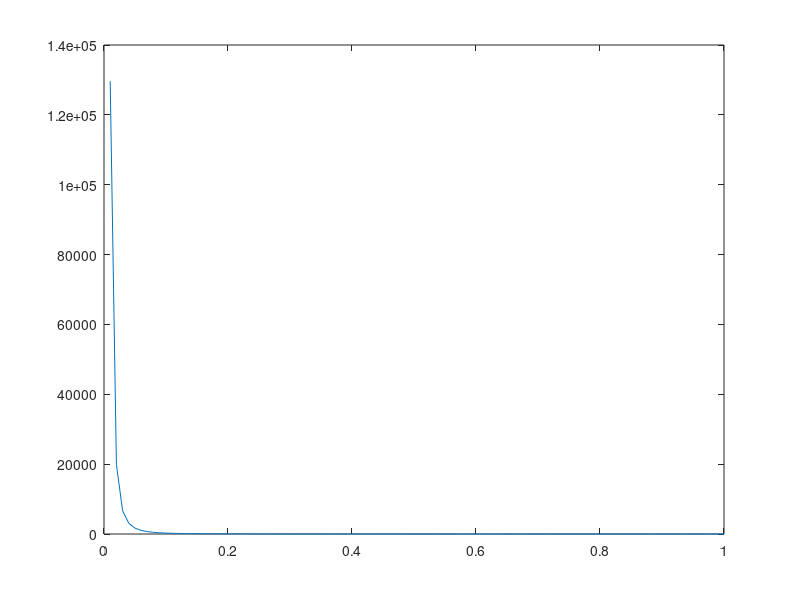

This figure's MATLAB source: (Note: this script raises an error after producing the figure.)

    
c_w = 4.2e6;
c_i = 1.9e6;
c_m = 2e6;
c_o = 2.5e6;
L_sl = 3.34e8;
T0=273.15;
beta_interface = 1./3;

T_min = -60;
sat_waterIce_min = 0.005;

alpha = 8e-4; %(Pa^-1) this is not the same alpha as we have used, it is the conversion form 1/m to 1Pa (factor 10-4)
m=0.19; % n=1.23

n=1./(1-m);

%     alpha = 1.11e-4;
%     n=1.48;
% alpha = 4e-4;
% n=2;
% 
% alpha = 1.49e-4;
% n=1.25;
alpha = 2e-4;
n = 1.37;
% % % 
m=1-1./n;
% T_min = -60;

% T=[T_min:0.01:0]';




LUT_size_gamma = 512;
porosity_max = 0.95;
porosity_min = 0.05;

X = -L_sl./ T0 .* beta_interface;
gamma_max =  ((1-porosity_max).* c_o ) ./ alpha ./ X ./ (porosity_max.* L_sl);
log(-gamma_max)

gamma_min =  ((1-porosity_min).* c_m  + c_i) ./ alpha ./ X ./ (porosity_min.* L_sl);
log(-gamma_min)
gamma_list = linspace(log(-gamma_min), log(-gamma_max), LUT_size_gamma+1);
gamma_list = -exp(gamma_list);

%dimensionless quantities computed from the dimensionless equation

LUT_T_prime = [];
LUT_E_prime = [];

for gamma_index=1:size(gamma_list,2)
    gamma= gamma_list(1,gamma_index);
    
    T_prime_max = alpha .* X .* T_min + ((sat_waterIce_min.^(-1./m)-1)).^(1./n);
    E_prime_min = gamma .* T_prime_max + (1 + T_prime_max.^n).^(-m);
    
    T_prime_max = T_prime_max .*1.1;
    E_prime_min = E_prime_min .*1.1;
    
    
    LUT_size_T = 2.^10;
    
    T_prime2 = linspace(T_prime_max, 0, LUT_size_T+1)';
    E_prime2 = gamma .* T_prime2 + (1 + T_prime2.^n).^(-m);
    

    for count = 1:15
        %             plot(E_prime2)
        %             hold on
        %add points
        add_points_T =[(T_prime2(1:end-1,1) + T_prime2(2:end,1))./2  (3.*T_prime2(1:end-1,1) + T_prime2(2:end,1))./4 (T_prime2(1:end-1,1) + 3.*T_prime2(2:end,1))./4];%midpoints in T
        add_points_E = gamma .* add_points_T + (1 + add_points_T.^n).^(-m);
        
        delta_E_prime2 = repmat(E_prime2(2:end,1) - E_prime2(1:end-1,1), 1, 3) ;
        delta_T_prime2 = repmat(T_prime2(2:end,1) - T_prime2(1:end-1,1), 1, 3);
        add_points_T_interp = repmat(T_prime2(1:end-1),1,3) + (add_points_E - repmat(E_prime2(1:end-1),1,3)) ./ delta_E_prime2 .* delta_T_prime2;
        
        add_points_T = add_points_T(:);
        add_points_E = add_points_E(:);
        mismatch = abs(add_points_T_interp(:) - add_points_T);
        [~,sort_index]=sort(mismatch);
        sort_index=sort_index(end-size(sort_index,1)./3+1:end,1);
        T_prime2 = [T_prime2; add_points_T(sort_index,1)];
        E_prime2 = [E_prime2; add_points_E(sort_index,1)];
        [T_prime2, sort_index] = sort(T_prime2,'descend');
        E_prime2=E_prime2(sort_index,1);
        
        %reduce points
        reduce_points_T = [T_prime2(2:4:end-3,1) T_prime2(3:4:end-2,1) T_prime2(4:4:end-1,1)];
        reduce_points_E = [E_prime2(2:4:end-3,1) E_prime2(3:4:end-2,1) E_prime2(4:4:end-1,1)];
        T_prime2 = T_prime2(1:4:end,1);
        E_prime2 = E_prime2(1:4:end,1);
        
        delta_E_prime2 = repmat(E_prime2(2:end,1) - E_prime2(1:end-1,1), 1, 3) ;
        delta_T_prime2 = repmat(T_prime2(2:end,1) - T_prime2(1:end-1,1), 1, 3);
        reduce_points_T_interp = repmat(T_prime2(1:end-1),1,3) + (reduce_points_E - repmat(E_prime2(1:end-1),1,3)) ./ delta_E_prime2 .* delta_T_prime2;
        
        reduce_points_T = reduce_points_T(:);
        reduce_points_E = reduce_points_E(:);
        mismatch = abs(reduce_points_T_interp(:) - reduce_points_T);
        [~,sort_index]=sort(mismatch);
        sort_index=sort_index(end-size(sort_index,1)./3+1:end,1);
        T_prime2 = [T_prime2; reduce_points_T(sort_index,1)];
        E_prime2 = [E_prime2; reduce_points_E(sort_index,1)];
        [T_prime2, sort_index] = sort(T_prime2,'descend');
        E_prime2 = E_prime2(sort_index,1);
        

        dT_prime2_dgamma = -(E_prime2 - (1+T_prime2.^n).^(-m)) ./ T_prime2.^-2 + n.*m .* T_prime2.^(n-2) .* (1+T_prime2.^n).^(-m-1);
        % dT_prime2_dgamma = 1./dT_prime2_dgamma;
        
    end
    
    LUT_T_prime = [LUT_T_prime T_prime2];
    LUT_E_prime = [LUT_E_prime E_prime2];
    
end

%%
sat_waterIce=[0.01:0.01:1]'
mwp0 = 1./alpha .* ((sat_waterIce.^(-1./m)-1)).^(1./n);

plot(sat_waterIce, mwp0./1000/9.81)
%%
close all
        %---------------interpolate and test
        close all
        store =[];
        test_T = [[-50:0.01:-0.01] -0.001];
        for sat_waterIce = 0.005:0.001:0.15
        %sat_waterIce = 0.01;
        for theta_o = 0.05:0.025:0.95
        %theta_o = 0.05;
        theta_m = 0.;
        porosity = 1 - theta_o - theta_m;

        mwp0 = 1./alpha .* ((sat_waterIce.^(-1./m)-1)).^(1./n);

        C0 = theta_m .* c_m + theta_o .* c_o + porosity .* sat_waterIce .* c_i;
        X = -L_sl./ T0 .* beta_interface;
        L0 = porosity.* L_sl;

        gamma = C0 ./ alpha ./ X ./ L0 ;
        
        
        mpw_test = -L_sl.*test_T./T0 .*beta_interface .* double(test_T<0) + mwp0;
        sat_water_test = double(mpw_test>0) .* (1+(alpha.*mpw_test).^n).^(-m) + double(mpw_test<=0);
        sat_ice_test = sat_waterIce - sat_water_test;
        energy_test = test_T.* (theta_m .* c_m + theta_o .* c_o + porosity .* sat_waterIce .* (c_w .* double(test_T>=0)+ c_i.* double(test_T<0)));
        energy_test = energy_test - double(test_T<0) .* L_sl .* porosity .* (sat_waterIce - sat_water_test);
        
        
        E_prime_test = energy_test ./ L0 + sat_waterIce + C0 .* mwp0 ./ X./ L0; 
        T_prime_test = alpha .* (X.*test_T + mwp0);

        left_gamma_index=find(gamma-gamma_list>=0, 1, 'last');
        scale_factor_gamma = (gamma-gamma_list(left_gamma_index) ) ./ (gamma_list(left_gamma_index+1) - gamma_list(left_gamma_index));

        T_prime_left = interp1(LUT_E_prime(:,left_gamma_index), LUT_T_prime(:,left_gamma_index), E_prime_test, 'linear');
        T_test = (T_prime_left ./ alpha - mwp0) ./ X;
        
%         plot(test_T, test_T)
%         hold on
%         plot(test_T, T_test)
         
        T_prime_right = interp1(LUT_E_prime(:,left_gamma_index+1), LUT_T_prime(:,left_gamma_index+1), E_prime_test, 'linear');
        T_test = (T_prime_right ./ alpha - mwp0) ./ X;
%         plot(test_T, T_test)
        
        T_prime_final = T_prime_left + scale_factor_gamma .*( T_prime_right - T_prime_left);
        T_final = (T_prime_final ./ alpha - mwp0) ./ X;
        sat_water_final = E_prime_test - gamma .* T_prime_final;
       % plot(sat_water_test, (sat_water_test - sat_water_final) ./ sat_water_test)
%         plot(test_T, T_final)
        
       % figure
        % plot(test_T, test_T - T_final)
        
        
        T_prime0 = alpha .*mwp0;
        T_prime_alternative = (E_prime_test - (1 + T_prime0.^n).^(-m) - T_prime0 .* (n.*m).* T_prime0.^(n-1) .* (1+T_prime0.^n).^(-m-1)) ./ (gamma -  n.*m.* T_prime0.^(n-1) .* (1+T_prime0.^n).^(-m-1));     
        T_final_alternative = (T_prime_alternative ./ alpha - mwp0) ./ X;
        sat_water_final_alternative = E_prime_test - gamma .* T_prime_alternative;
     %   figure
       % plot(sat_water_test, (sat_water_test - sat_water_final_alternative) ./ sat_water_test)
        
      %  figure
      %  plot(test_T, test_T - T_final_alternative)
        
         dec = mwp0 .* alpha;

        
%         
        store = [store; [gamma dec nanmean((sat_water_test - sat_water_final) ./ sat_water_test) nanmean((sat_water_test - sat_water_final_alternative) ./ sat_water_test) mean(test_T - T_final) mean(test_T - T_final_alternative)]];
            
            end
            end
        %         log(dec)
%         -0.34.* log(gamma)+7.2
%         %non-normal solution preferreed iun this case
%         real(log(dec)) > real(-0.362.* log(-gamma)+6.65)


% test = store(find(abs(store(:,4)) <= abs(store(:,3)) & abs(store(:,6)) <= abs(store(:,5))),:);
% test2 = test(find(abs(test(:,4)).*5 >= abs(test(:,3)) & abs(test(:,6)).*5 >= abs(test(:,5))),:);
% plot(log(-test2(:,1)), log(test2(:,2)), '+')
%fit this realtionship to find a  distinguishing linear relationship


        %plot((test_T .* X + mwp0).*alpha, T_prime_test)
%         plot(E_prime_test, T_prime_test)
%         hold on
        
        %
       
        
        %dT_dgamma = interp1(E_prime2, dT_prime2_dgamma, E_prime_test, 'linear');
        %dg=[dg; dT_dgamma];
%         dg=[dg; T_prime_test ./(gamma - n.*m.*T_prime_test.^(n-1) .* (1+T_prime_test.^n).^(-m-1) ) ];
%         dT=[dT; T_prime_test];
%          T_prime_test = T_prime_test + ind.* 3.7e-6 ./2 .* T_prime_test ./(gamma - n.*m.*T_prime_test.^(n-1) .* (1+T_prime_test.^n).^(-m-1) ) ;
% %         
%          T_test = (T_prime_test ./ alpha - mwp0) ./ X;
% % 
%          plot(test_T, T_test)
%          hold on
%          
%         T_acc = T_acc + T_test;
  
        
%          plot(test_T, test_T - T_test)
%          hold on
%          plot(test_T, T_acc/2)
%          hold on

% theta_o= 0.5;
% 
% for theta_m = 0;%0.95; %[0.05:0.05:0.95]
    
%     porosity = 1 - theta_o - theta_m;
% 
%         mwp0 = 1./alpha .* ((sat_waterIce.^(-1./m)-1)).^(1./n);
%         
% 
%         C0 = theta_m .* c_m + theta_o .* c_o + porosity .* sat_waterIce .* c_i;
%         X = -L_sl./ T0 .* beta_interface;
%         L0 = porosity.* L_sl;
%         
%         %dimensionless quantities computed from the "true" quantities
% 
% 
%         gamma0 = C0 ./ alpha ./ X ./ L0 ;

% porosity_max = 0.95;
% gamma_max =  ((1-porosity_max).* c_o ) ./ alpha ./ X ./ (porosity_max.* L_sl);
% log(-gamma_max)
% porosity_min = 0.05;
% gamma_min =  ((1-porosity_min).* c_m  + c_i) ./ alpha ./ X ./ (porosity_min.* L_sl);
% log(-gamma_min)

% %%
% alpha = 1.11;
% n=1.48;
% hydraulicConductivity = 5e-6;
% m=1-1./n;
% 
% P=0.5;
% 
% store=[];
% 
% for theta = [0.01:0.01:0.5]
% 
% dpot_dtheta = 1./alpha ./ P ./ (-m) .* (theta./P).^(-1/m-1) ./n .*((theta./P).^(-1/m)-1).^(1./n-1);
% 
% hk = hydraulicConductivity .* (theta./P).^0.5 .* (1 - (1 - (theta./P).^(n./(n+1))).^(1-1./n)).^2;
% 
% store = [store; [dpot_dtheta hk dpot_dtheta.*hk 0.01.^2 ./ (2.*dpot_dtheta.*hk)]];
% end